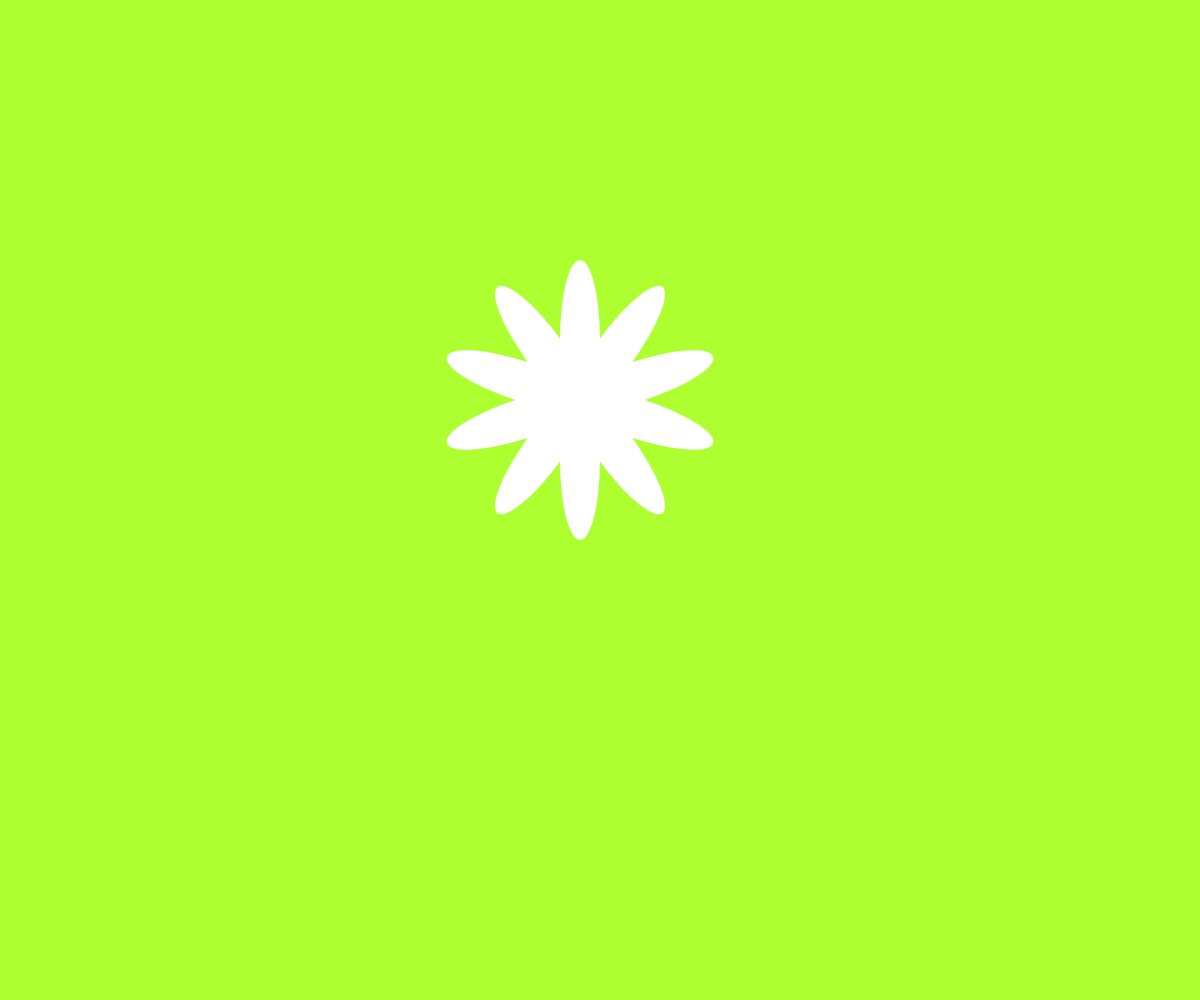
Frame 1 (no input)
Frame 60 (no input): identical to frame 1, image omitted
Frame 120 (the mouse pressed at the canvas centre since frame 60): identical to frame 1, image omitted

The p5.js sketch that drew this single still picture (run headless with seeded random() and noise() and a simulated clock; from frame 60 on, the mouse is pressed at the canvas centre):

// p5.js sketch
// ── sketch.js

let slider;

function setup() {
  //create a variable for canvas so that we can reference it for positioning later
  let canvas = createCanvas(windowWidth, windowHeight);
  //you can specify the position of your element like this. it's best to do most positioning in CSS, but here I'm setting it to the top
  canvas.position(0, 0);
  //you can add a CSS class to something by putting .class after it
  canvas.class("container");
  //set the variable to the createSlider function. createSlider values are: minimum, maximum, starting value.
  slider = createSlider(10, 1000, 0);
  slider.class("slider");

 let txt = createDiv('');
  txt.class("copy")
  txt.position(50, 50);
}
function draw() {
  background("greenyellow");

  fill("white");
  
  translate(580, 400);
  noStroke();
  for (let i = 0; i < 10; i ++) {
    ellipse(0, 60, 40, 160);
    rotate(PI/5);
  }

}
